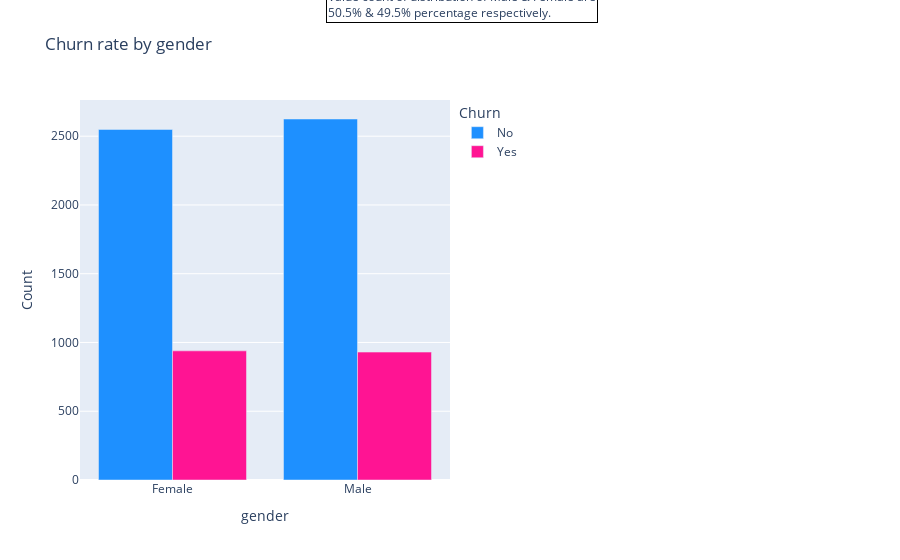
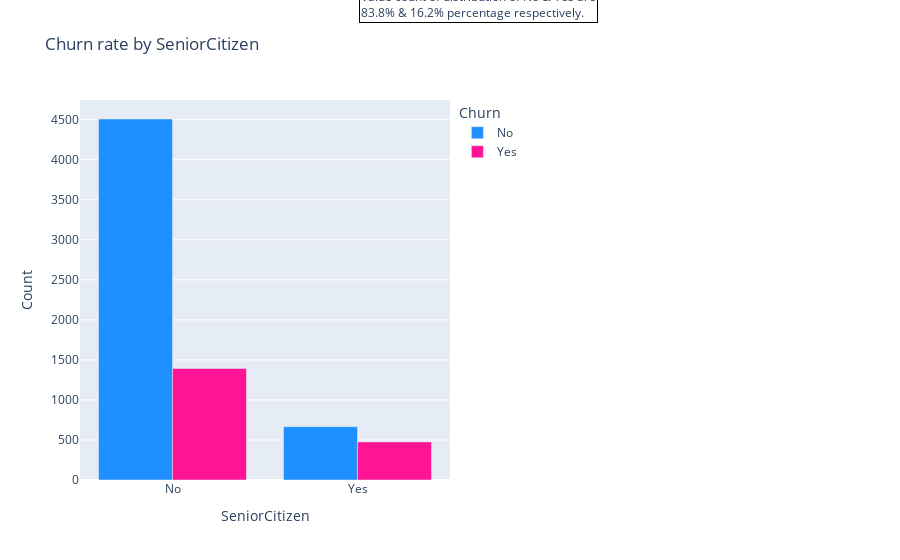
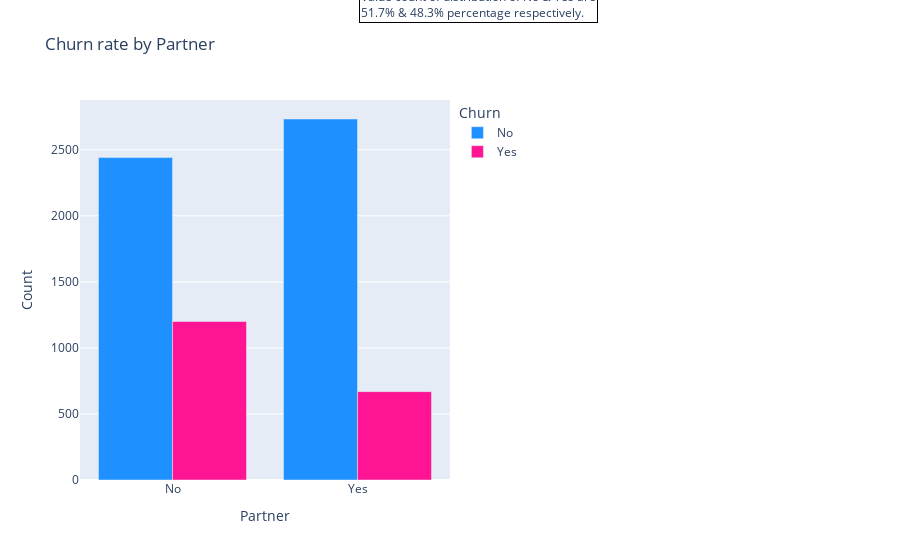
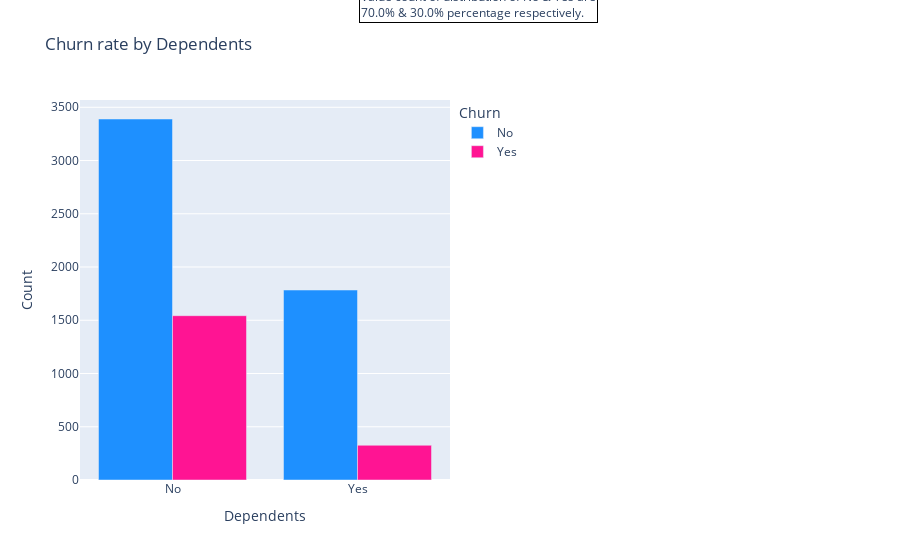

Notebook code cell kept with these figures, in order:
### Markdown cell above
Now, let’s plot the demographic features.

### Code cell
#Gender feature plot
bar('gender')
#SeniorCitizen feature plot 
df.loc[df.SeniorCitizen==0,'SeniorCitizen'] = "No"   #convert 0 to No in all data instances
df.loc[df.SeniorCitizen==1,'SeniorCitizen'] = "Yes"  #convert 1 to Yes in all data instances
bar('SeniorCitizen')
#Partner feature plot
bar('Partner')
#Dependents feature plot
bar('Dependents')

### Figure 1 — Plotly figure (JSON) as saved in the notebook; plotly's stock layout.template omitted (floating-point values rounded to 4 significant figures)
{"data": [{"alignmentgroup": "True", "hovertemplate": "Churn=No<br>gender=%{x}<br>Count=%{y}<extra></extra>", "legendgroup": "No", "marker": {"color": "dodgerblue", "pattern": {"shape": ""}}, "name": "No", "offsetgroup": "No", "orientation": "v", "showlegend": true, "textposition": "auto", "type": "bar", "x": ["Female", "Male"], "xaxis": "x", "y": [2549, 2625], "yaxis": "y"}, {"alignmentgroup": "True", "hovertemplate": "Churn=Yes<br>gender=%{x}<br>Count=%{y}<extra></extra>", "legendgroup": "Yes", "marker": {"color": "deeppink", "pattern": {"shape": ""}}, "name": "Yes", "offsetgroup": "Yes", "orientation": "v", "showlegend": true, "textposition": "auto", "type": "bar", "x": ["Female", "Male"], "xaxis": "x", "y": [939, 930], "yaxis": "y"}], "layout": {"annotations": [{"align": "left", "bordercolor": "black", "borderwidth": 1, "showarrow": false, "text": "Value count of distribution of Male & Female are<br>50.5% & 49.5% percentage respectively.", "x": 1.4, "xref": "paper", "y": 1.3, "yref": "paper"}], "barmode": "group", "legend": {"title": {"text": "Churn"}, "tracegroupgap": 0}, "margin": {"r": 450}, "title": {"text": "Churn rate by gender"}, "xaxis": {"anchor": "y", "domain": [0, 1], "title": {"text": "gender"}}, "yaxis": {"anchor": "x", "domain": [0, 1], "title": {"text": "Count"}}}}

### Figure 2 — Plotly figure (JSON) as saved in the notebook; plotly's stock layout.template omitted (floating-point values rounded to 4 significant figures)
{"data": [{"alignmentgroup": "True", "hovertemplate": "Churn=No<br>SeniorCitizen=%{x}<br>Count=%{y}<extra></extra>", "legendgroup": "No", "marker": {"color": "dodgerblue", "pattern": {"shape": ""}}, "name": "No", "offsetgroup": "No", "orientation": "v", "showlegend": true, "textposition": "auto", "type": "bar", "x": ["No", "Yes"], "xaxis": "x", "y": [4508, 666], "yaxis": "y"}, {"alignmentgroup": "True", "hovertemplate": "Churn=Yes<br>SeniorCitizen=%{x}<br>Count=%{y}<extra></extra>", "legendgroup": "Yes", "marker": {"color": "deeppink", "pattern": {"shape": ""}}, "name": "Yes", "offsetgroup": "Yes", "orientation": "v", "showlegend": true, "textposition": "auto", "type": "bar", "x": ["No", "Yes"], "xaxis": "x", "y": [1393, 476], "yaxis": "y"}], "layout": {"annotations": [{"align": "left", "bordercolor": "black", "borderwidth": 1, "showarrow": false, "text": "Value count of distribution of No & Yes are<br>83.8% & 16.2% percentage respectively.", "x": 1.4, "xref": "paper", "y": 1.3, "yref": "paper"}], "barmode": "group", "legend": {"title": {"text": "Churn"}, "tracegroupgap": 0}, "margin": {"r": 450}, "title": {"text": "Churn rate by SeniorCitizen"}, "xaxis": {"anchor": "y", "domain": [0, 1], "title": {"text": "SeniorCitizen"}}, "yaxis": {"anchor": "x", "domain": [0, 1], "title": {"text": "Count"}}}}

### Figure 3 — Plotly figure (JSON) as saved in the notebook; plotly's stock layout.template omitted (floating-point values rounded to 4 significant figures)
{"data": [{"alignmentgroup": "True", "hovertemplate": "Churn=No<br>Partner=%{x}<br>Count=%{y}<extra></extra>", "legendgroup": "No", "marker": {"color": "dodgerblue", "pattern": {"shape": ""}}, "name": "No", "offsetgroup": "No", "orientation": "v", "showlegend": true, "textposition": "auto", "type": "bar", "x": ["No", "Yes"], "xaxis": "x", "y": [2441, 2733], "yaxis": "y"}, {"alignmentgroup": "True", "hovertemplate": "Churn=Yes<br>Partner=%{x}<br>Count=%{y}<extra></extra>", "legendgroup": "Yes", "marker": {"color": "deeppink", "pattern": {"shape": ""}}, "name": "Yes", "offsetgroup": "Yes", "orientation": "v", "showlegend": true, "textposition": "auto", "type": "bar", "x": ["No", "Yes"], "xaxis": "x", "y": [1200, 669], "yaxis": "y"}], "layout": {"annotations": [{"align": "left", "bordercolor": "black", "borderwidth": 1, "showarrow": false, "text": "Value count of distribution of No & Yes are<br>51.7% & 48.3% percentage respectively.", "x": 1.4, "xref": "paper", "y": 1.3, "yref": "paper"}], "barmode": "group", "legend": {"title": {"text": "Churn"}, "tracegroupgap": 0}, "margin": {"r": 450}, "title": {"text": "Churn rate by Partner"}, "xaxis": {"anchor": "y", "domain": [0, 1], "title": {"text": "Partner"}}, "yaxis": {"anchor": "x", "domain": [0, 1], "title": {"text": "Count"}}}}

### Figure 4 — Plotly figure (JSON) as saved in the notebook; plotly's stock layout.template omitted (floating-point values rounded to 4 significant figures)
{"data": [{"alignmentgroup": "True", "hovertemplate": "Churn=No<br>Dependents=%{x}<br>Count=%{y}<extra></extra>", "legendgroup": "No", "marker": {"color": "dodgerblue", "pattern": {"shape": ""}}, "name": "No", "offsetgroup": "No", "orientation": "v", "showlegend": true, "textposition": "auto", "type": "bar", "x": ["No", "Yes"], "xaxis": "x", "y": [3390, 1784], "yaxis": "y"}, {"alignmentgroup": "True", "hovertemplate": "Churn=Yes<br>Dependents=%{x}<br>Count=%{y}<extra></extra>", "legendgroup": "Yes", "marker": {"color": "deeppink", "pattern": {"shape": ""}}, "name": "Yes", "offsetgroup": "Yes", "orientation": "v", "showlegend": true, "textposition": "auto", "type": "bar", "x": ["No", "Yes"], "xaxis": "x", "y": [1543, 326], "yaxis": "y"}], "layout": {"annotations": [{"align": "left", "bordercolor": "black", "borderwidth": 1, "showarrow": false, "text": "Value count of distribution of No & Yes are<br>70.0% & 30.0% percentage respectively.", "x": 1.4, "xref": "paper", "y": 1.3, "yref": "paper"}], "barmode": "group", "legend": {"title": {"text": "Churn"}, "tracegroupgap": 0}, "margin": {"r": 450}, "title": {"text": "Churn rate by Dependents"}, "xaxis": {"anchor": "y", "domain": [0, 1], "title": {"text": "Dependents"}}, "yaxis": {"anchor": "x", "domain": [0, 1], "title": {"text": "Count"}}}}
